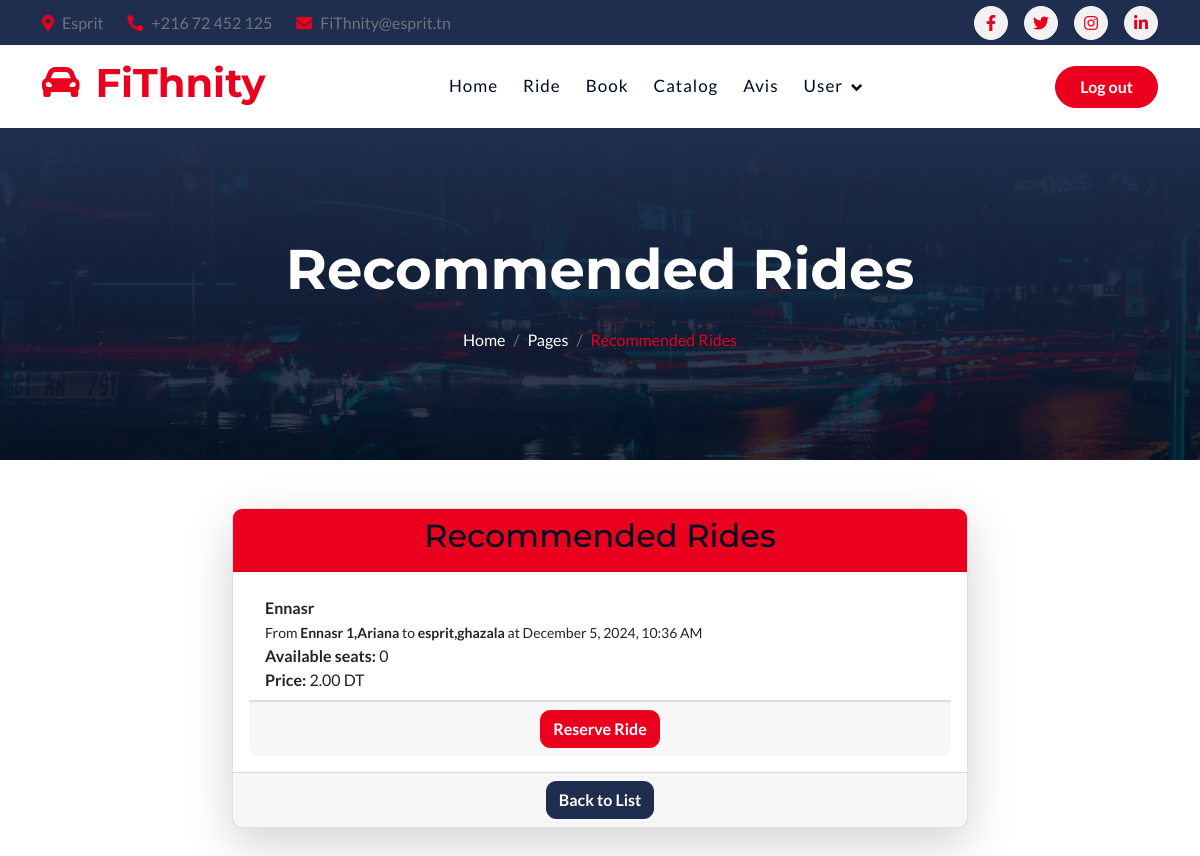
The app's page /rides/recommended-rides/ (signed in) with its own data.
### Rides/models.py (models this page shows, shortened)
class Ride(models.Model):
    id_ride = models.IntegerField(primary_key=True)
    owner = models.ForeignKey(
        settings.AUTH_USER_MODEL,
        on_delete=models.CASCADE)
    name = models.CharField(
        max_length=100,
        validators=[RegexValidator(regex=r'^[\w\s]+$', message="The name can only contain alphanumeric characters.")]
    )
    description = models.TextField(blank=True, null=True)
    departure_time = models.DateTimeField(
        validators=[validate_future_date],  # Ensure the date and time are in the future
        error_messages={'required': "The departure date and time are required."},
    )
    start_point = models.CharField(
        max_length=255,
        validators=[validate_city_town],
        error_messages={'invalid': "The start point must be 'town, Tunisia'."}
    )
    destination = models.CharField(
        max_length=255,
        validators=[validate_city_town],
        error_messages={'invalid': "The destination must be 'town, Tunisia'."}
    )
    available_seats = models.PositiveIntegerField(
        default=0,
        validators=[MinValueValidator(1), MaxValueValidator(4)],  # Seats between 1 and 4
        error_messages={
            'min_value': "The number of available seats cannot be less than 1.",
            'max_value': "The number of available seats cannot be more than 4.",
            'invalid': "Please enter a valid number of available seats."
        }
    )
    price = models.DecimalField(
        max_digits=5,
        decimal_places=2,
        validators=[MinValueValidator(0), MaxValueValidator(15)],  # Max value updated to 15
        error_messages={
            'min_value': "The price must be greater than 0.",
            'max_value': "The price cannot be more than 15 DT.",
            'invalid': "Please enter a valid price."
        }
    )
    RECURRING_CHOICES = [
        ('ponctuel', 'Single Trip'),
        ('recurrent', 'Recurring Trip'),
    ]
    is_recurring = models.CharField(
        max_length=10,
        choices=RECURRING_CHOICES,
        default='ponctuel',  # Default to Single Trip
        error_messages={'invalid_choice': "Please choose between 'Single Trip' or 'Recurring Trip'."}
    )
    created_at = models.DateTimeField(auto_now_add=True)
    updated_at = models.DateTimeField(auto_now=True)

### Rides/views.py (the view)
# urls.py: path('recommended-rides/', views.recommend_rides, name='recommended_rides'),
@login_required
def recommend_rides(request):
    if request.user.is_authenticated:
        user = request.user
        user_address = user.adresse.strip().lower()  # Nettoyer l'adresse de l'utilisateur
        keywords = ['ennaser', 'manzah', 'ariana']
        query = Q()
        for keyword in keywords:
            query |= Q(start_point__icontains=keyword)  # Rechercher une correspondance partielle pour chaque mot-clé
        recommended_rides = Ride.objects.filter(query)
        return render(request, 'trajet/recommended_rides.html', {'recommended_rides': recommended_rides})
    else:
        return render(request, 'trajet/recommended_rides.html', {'error': 'You must be logged in to see recommended rides.'})

### template/trajet/recommended_rides.html (shortened to what this page needs)
{% include "../nav.html" %}
{% load static %}
<div class="container-fluid bg-breadcrumb">
    <div class="container text-center py-5" style="max-width: 900px;">
        <h4 class="text-white display-4 mb-4 wow fadeInDown" data-wow-delay="0.1s">Recommended Rides</h4>
        <ol class="breadcrumb d-flex justify-content-center mb-0 wow fadeInDown" data-wow-delay="0.3s">
            <li class="breadcrumb-item"><a href="index.html">Home</a></li>
            <li class="breadcrumb-item"><a href="#">Pages</a></li>
            <li class="breadcrumb-item active text-primary">Recommended Rides</li>
        </ol>
    </div>
</div>
<div class="container py-5">
    <div class="row justify-content-center">
        <div class="col-md-8">
            <div class="card shadow-lg">
                <div class="card-header bg-primary text-white text-center">
                    <h2>Recommended Rides</h2>
                </div>
                <div class="card-body">
                    {% if recommended_rides %}
                        <ul class="list-group list-group-flush">
                            {% for ride in recommended_rides %}
                                <li class="list-group-item">
                                    <strong>{{ ride.name }}</strong><br>
                                    <small>From <strong>{{ ride.start_point }}</strong> to <strong>{{ ride.destination }}</strong> at {{ ride.departure_time|date:"F j, Y, g:i A" }}</small><br>
                                    <strong>Available seats:</strong> {{ ride.available_seats }}<br>
                                    <strong>Price:</strong> {{ ride.price }} DT
                                </li>
                                <div class="card-footer text-center">
                                    <a href="{% url 'reserve_ride' ride.pk %}" class="btn btn-primary">Reserve Ride</a>
                                </div>
                            {% endfor %}
                        </ul>
                    {% else %}
                        <p class="text-center">No recommended rides found based on your address.</p>
                    {% endif %}
                </div>
                <div class="card-footer text-center">
                    <a href="{% url 'ride_list' %}" class="btn btn-secondary">Back to List</a>
                </div>
            </div>
        </div>
    </div>
</div>
</body>
</html>

### static/css/style.css (style rules this page uses)
.btn { font-weight: 600; transition: .5s; }
.btn.btn-primary { color: var(--bs-white); }
.btn.btn-secondary { color: var(--bs-white); }
.bg-breadcrumb { position: relative; overflow: hidden; background: linear-gradient(rgba(31, 46, 78, 1), rgba(0, 12, 33, 0.8)), url(../img/fact-bg.jpg); background-position: center top; background-repeat: no-repeat; background-size: cover; padding: 60px 0 60px 0; transition: 0.5s; }
.bg-breadcrumb .breadcrumb { position: relative; }
.bg-breadcrumb .breadcrumb .breadcrumb-item a { color: var(--bs-white); }

### records on screen
Ride: name "Ennasr", start_point "Ennasr 1,Ariana", destination "esprit,ghazala", departure_time "December 5, 2024, 10:36 AM", available_seats "0", price "2.00"
